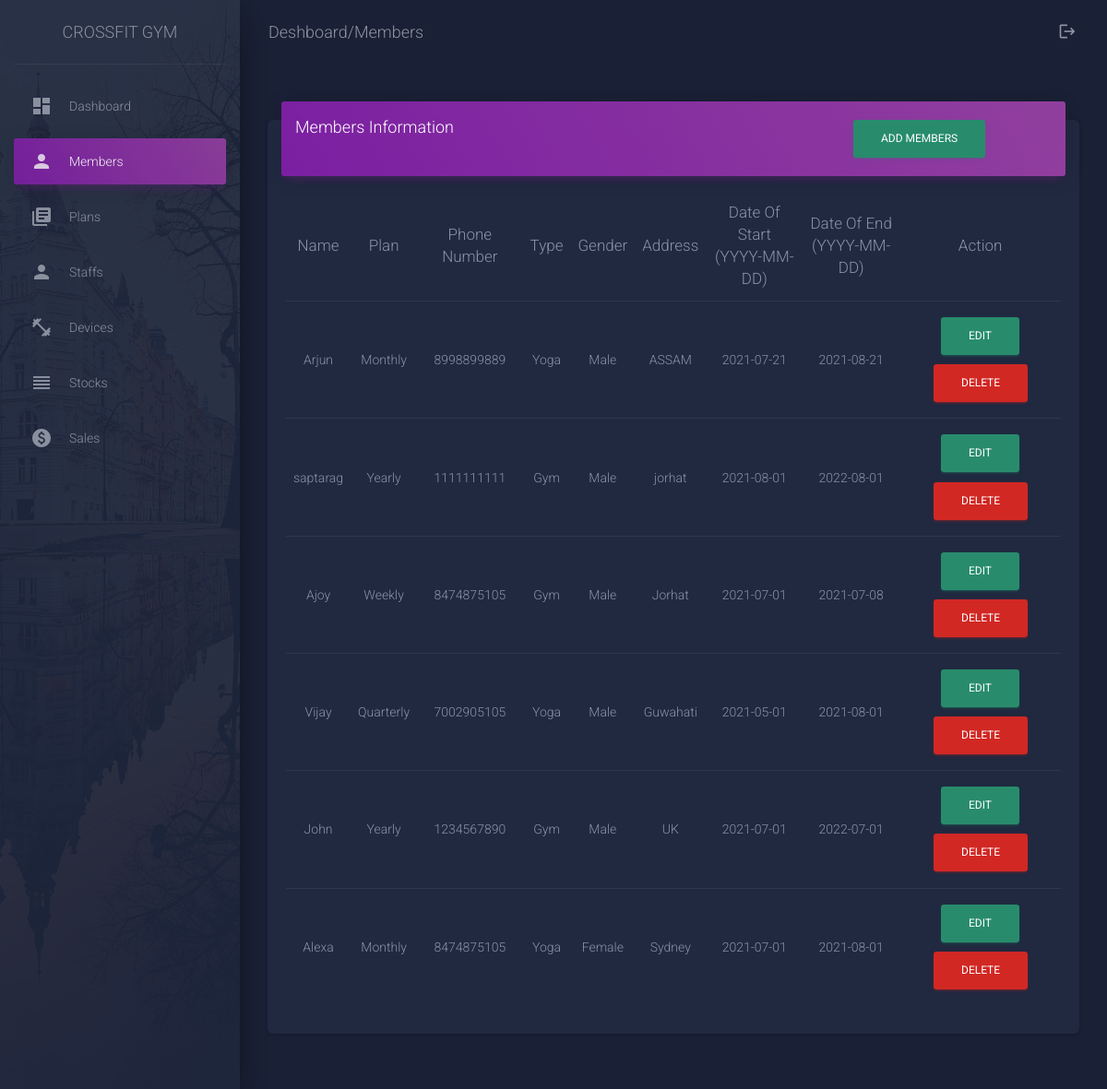
The app's page /viewmembers.php with its own data.
### tables this page shows
CREATE TABLE `members` (
  `id` int(11) NOT NULL,
  `name` varchar(20) NOT NULL,
  `plan` varchar(20) NOT NULL,
  `phonenumber` varchar(20) NOT NULL,
  `type` varchar(20) NOT NULL,
  `email` varchar(20) NOT NULL,
  `gender` varchar(20) NOT NULL,
  `address` varchar(20) NOT NULL,
  `dateofstart` date NOT NULL,
  `dateofend` date DEFAULT NULL
);

### viewmembers.php (the view, shortened to what this page needs)
<!doctype html>
<html lang="en">
<head>
  <link rel="stylesheet" href="https://maxcdn.bootstrapcdn.com/font-awesome/latest/css/font-awesome.min.css">
  <link href="assets/css/material-dashboard.css?v=2.1.0" rel="stylesheet" />
</head>
<body class="dark-edition">
  <div class="wrapper ">
    <div class="sidebar" data-color="purple" data-background-color="black" data-image="./assets/img/sidebar-2.jpg">
      <div class="logo">
        <a href="http://www.creative-tim.com" class="simple-text logo-normal">
          CrossFit Gym
        </a>
      </div>
      <div class="sidebar-wrapper">
        <ul class="nav">
          <li class="nav-item   ">
            <a class="nav-link" href="gymdeshboard.php">
              <i class="material-icons">dashboard</i>
              <p>Dashboard</p>
            </a>
          </li>
          <li class="nav-item active">
            <a class="nav-link" href="viewmembers.php">
              <i class="material-icons">person</i>
              <p>Members</p>
            </a>
          </li>
          <li class="nav-item ">
            <a class="nav-link" href="plans.php">
              <i class="material-icons">library_books</i>
              <p>Plans</p>
            </a>
          </li>
          <li class="nav-item ">
            <a class="nav-link" href="staffs.php">
              <i class="material-icons">person</i>
              <p>Staffs</p>
            </a>
          </li>
          <li class="nav-item ">
            <a class="nav-link" href="devices.php">
              <i class="material-icons">fitness_center</i>
              <p>Devices</p>
            </a>
          </li>
          <li class="nav-item ">
            <a class="nav-link" href="suppliments.php">
              <i class="material-icons">reorder</i>
              <p>Stocks</p>
            </a>
          </li>
          <li class="nav-item ">
            <a class="nav-link" href="viewsales.php">
              <i class="material-icons">paid</i>
              <p>Sales</p>
            </a>
          </li>
        </ul>
      </div>
    </div>
    <div class="main-panel">
      <nav class="navbar navbar-expand-lg navbar-transparent navbar-absolute fixed-top ">
        <div class="container-fluid">
          <div class="navbar-wrapper">
            <a class="navbar-brand" href="javascript:void(0)">Deshboard/Members </a>
          </div>
          <div class="collapse navbar-collapse justify-content-end">
            <ul class="navbar-nav">
              <li class="nav-item">
                <a class="nav-link" href="Logout.php">
                  <i class="material-icons">logout</i>
                </a>
              </li>
            </ul>
          </div>
        </div>
      </nav>
      <div class="content">
        <div class="container-fluid">
        <div class="row">
            <div class=" col-md-12">
              <div class="card">
                <div class="card-header card-header-primary">
                <div class="row">
                     <div class="col-xl-3 col-md-12">
                     <h4 >Members Information</h4>
                     </div>
                     <div class="col-xl-8 col-md-12">
                     <a class="btn btn-success float-right" href="addmembers.php">Add Members</a>
                     </div>
                </div>
                </div>
                <div class="card-body table-responsive text-center" >
                <table class="table table-hover " >
                  <thead>
                    <tr>
                      <th>Name</th>
                      <th>Plan </th>
					            <th>Phone Number</th>
					            <th>Type</th>
                      <th >Gender</th>
                      <th >Address</th>
                      <th >Date Of Start</br>
                       (YYYY-MM-DD)
                      </th>
                      <th >Date Of End</br>
                      (YYYY-MM-DD)
                      </th>
                      <th> Action</th>
                    </tr>
                  </thead>
                  <tbody >
                        <?php
                        include 'connectDB.php';
                        $sql="Select * from members  ORDER BY id DESC";
                        $result=mysqli_query($conn,$sql)or die( mysqli_error($conn));
                        while($row=mysqli_fetch_array($result))
                        {
                          echo '<tr>';
                          echo '<td>'.$row[1].'</td>';
                          echo '<td>'.$row[2].' </td>';
                          echo '<td>'.$row[3].' </td>';
                          echo '<td>'.$row[4].' </td>';
                          echo '<td>'.$row[6].' </td>';
                          echo '<td>'.$row[7].' </td>';
                          echo '<td>'.$row[8].' </td>';
                          echo '<td> '.$row[9].'</td>';
                          echo '<td><a class="btn btn-success" href="editmembers.php?id='.$row['id'].'">Edit</a>';
                          echo '<a class="btn btn-danger" href="membersdelete.php?id='.$row['id'].'">Delete</a>';
                          echo '</tr>';
                                }
                        ?>
                      </table>
                </div>
              </div>
            </div>
        </div>
        </div>
      </div>
    </div>
  </div>
</body>
</html>

### records on screen
members: name "Arjun", plan "Monthly", phonenumber "8998899889", type "Yoga", gender "Male", address "ASSAM", dateofstart "2021-07-21", dateofend "2021-08-21"
members: name "saptarag", plan "Yearly", phonenumber "1111111111", type "Gym", gender "Male", address "jorhat", dateofstart "2021-08-01", dateofend "2022-08-01"
members: name "Ajoy", plan "Weekly", phonenumber "8474875105", type "Gym", gender "Male", address "Jorhat", dateofstart "2021-07-01", dateofend "2021-07-08"
members: name "Vijay", plan "Quarterly", phonenumber "7002905105", type "Yoga", gender "Male", address "Guwahati", dateofstart "2021-05-01", dateofend "2021-08-01"
members: name "John", plan "Yearly", phonenumber "1234567890", type "Gym", gender "Male", address "UK", dateofstart "2021-07-01", dateofend "2022-07-01"
members: name "Alexa", plan "Monthly", phonenumber "8474875105", type "Yoga", gender "Female", address "Sydney", dateofstart "2021-07-01", dateofend "2021-08-01"
